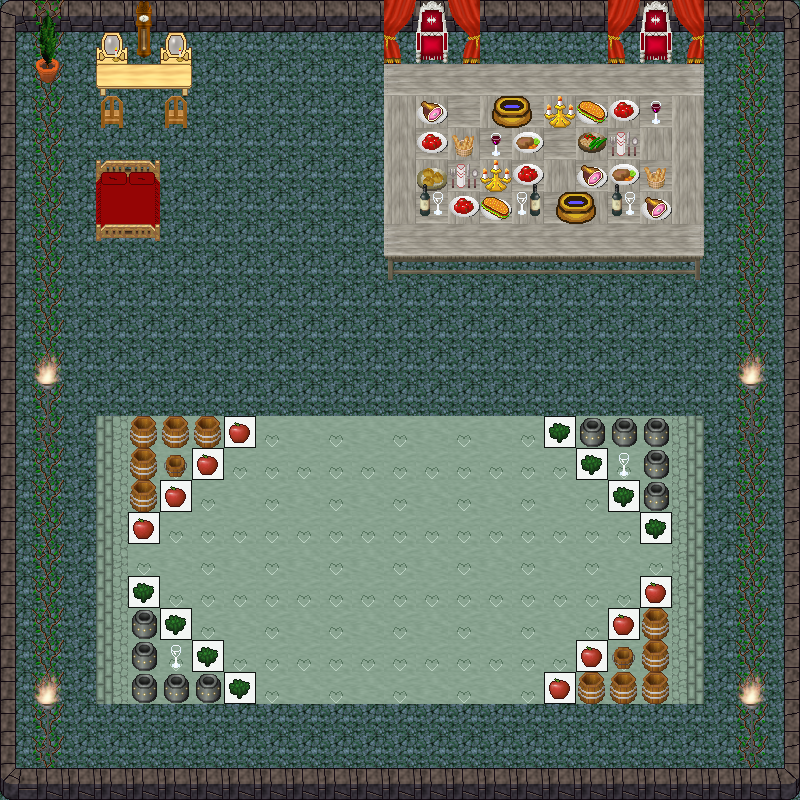

Below is a game level as drawn by its tile map, then a one-line description and the .tmx that defines it (tile-layer data replaced by summaries):
An orthogonal 25x25 tile map with 32x32 px tiles, 6 tile layers (0_floor, 1_terrain, 2_object, 3_roof, ...), 2 hidden layers not drawn, 29 tilesets.

<map version="1.9" tiledversion="1.9.2" orientation="orthogonal" renderorder="right-down" width="25" height="25" tilewidth="32" tileheight="32" infinite="0" nextlayerid="9" nextobjectid="1">
 <tileset firstgid="1" name="blue_green.png" tilewidth="32" tileheight="32" tilecount="4" columns="2">
  <image source="../../tileset/ground/indoor/blue_green.png" trans="ff00ff" width="64" height="64" />
 </tileset>
 <tileset firstgid="5" name="castle.png" tilewidth="32" tileheight="32" tilecount="320" columns="20">
  <image source="../../tileset/building/castle.png" width="640" height="512" />
 </tileset>
 <tileset firstgid="325" name="meals_1.png" tilewidth="32" tileheight="32" tilecount="2" columns="2">
  <image source="../../tileset/item/food/meals_1.png" width="64" height="32" />
 </tileset>
 <tileset firstgid="327" name="fireplace.png" tilewidth="32" tileheight="32" tilecount="9" columns="3">
  <image source="../../tileset/building/decoration/fireplace.png" width="96" height="96" />
 </tileset>
 <tileset firstgid="336" name="vine.png" tilewidth="32" tileheight="32" tilecount="3" columns="1">
  <image source="../../tileset/plant/vine.png" trans="ff00ff" width="32" height="96" />
 </tileset>
 <tileset firstgid="339" name="long_side_on_pale.png" tilewidth="32" tileheight="32" tilecount="3" columns="3">
  <image source="../../tileset/furniture/table/long_side_on_pale.png" width="96" height="32" />
 </tileset>
 <tileset firstgid="342" name="grey_pale.png" tilewidth="32" tileheight="32" tilecount="8" columns="2">
  <image source="../../tileset/furniture/table/grey_pale.png" trans="ff00ff" width="64" height="128" />
 </tileset>
 <tileset firstgid="350" name="grey_plain.png" tilewidth="32" tileheight="32" tilecount="9" columns="3">
  <image source="../../tileset/furniture/table/grey_plain.png" width="96" height="96" />
 </tileset>
 <tileset firstgid="359" name="pot_plant.png" tilewidth="32" tileheight="32" tilecount="3" columns="1">
  <image source="../../tileset/plant/indoor/pot_plant.png" width="32" height="96" />
 </tileset>
 <tileset firstgid="362" name="iron_lamp.png" tilewidth="32" tileheight="32" tilecount="3" columns="1">
  <image source="../../tileset/furniture/light/iron_lamp.png" trans="ff00ff" width="32" height="96" />
 </tileset>
 <tileset firstgid="365" name="drawer_with_mirror.png" tilewidth="32" tileheight="32" tilecount="2" columns="1">
  <image source="../../tileset/furniture/other/drawer_with_mirror.png" width="32" height="64" />
 </tileset>
 <tileset firstgid="367" name="wooden_pale.png" tilewidth="32" tileheight="32" tilecount="4" columns="2">
  <image source="../../tileset/furniture/chair/wooden_pale.png" width="64" height="64" />
 </tileset>
 <tileset firstgid="371" name="wooden_clock.png" tilewidth="32" tileheight="32" tilecount="6" columns="1">
  <image source="../../tileset/furniture/clock/wooden_clock.png" width="32" height="192" />
 </tileset>
 <tileset firstgid="377" name="barrel.png" tilewidth="32" tileheight="32" tilecount="2" columns="1">
  <image source="../../tileset/item/pot/barrel.png" width="32" height="64" />
 </tileset>
 <tileset firstgid="379" name="pot_grey.png" tilewidth="32" tileheight="32" tilecount="1" columns="1">
  <image source="../../tileset/item/pot/pot_grey.png" width="32" height="32" />
 </tileset>
 <tileset firstgid="380" name="red_wine.png" tilewidth="32" tileheight="32" tilecount="4" columns="2">
  <image source="../../tileset/item/drink/red_wine.png" width="64" height="64" />
 </tileset>
 <tileset firstgid="384" name="red_gold_gathered.png" tilewidth="32" tileheight="32" tilecount="6" columns="2">
  <image source="../../tileset/furniture/curtain/red_gold_gathered.png" width="64" height="96" />
 </tileset>
 <tileset firstgid="390" name="throne_small.png" tilewidth="32" tileheight="32" tilecount="2" columns="1">
  <image source="../../tileset/furniture/chair/throne_small.png" width="32" height="64" />
 </tileset>
 <tileset firstgid="392" name="meals_2.png" tilewidth="32" tileheight="32" tilecount="2" columns="1">
  <image source="../../tileset/item/food/meals_2.png" width="32" height="64" />
 </tileset>
 <tileset firstgid="394" name="bottle_and_glass" tilewidth="32" tileheight="32" tilecount="8" columns="4">
  <image source="../../tileset/item/drink/bottle_and_glass.png" width="128" height="64" />
 </tileset>
 <tileset firstgid="402" name="knife_spoon.png" tilewidth="32" tileheight="32" tilecount="1" columns="1">
  <image source="../../tileset/furniture/crockery/knife_spoon.png" width="32" height="32" />
 </tileset>
 <tileset firstgid="403" name="pot_golden.png" tilewidth="32" tileheight="32" tilecount="4" columns="4">
  <image source="../../tileset/item/pot/pot_golden.png" trans="ffffff" width="128" height="32" />
 </tileset>
 <tileset firstgid="407" name="candelabra.png" tilewidth="32" tileheight="32" tilecount="1" columns="1">
  <image source="../../tileset/furniture/light/candelabra.png" width="32" height="32" />
 </tileset>
 <tileset firstgid="408" name="rustic_meals.png" tilewidth="32" tileheight="32" tilecount="2" columns="2">
  <image source="../../tileset/item/food/rustic_meals.png" trans="ff00ff" width="64" height="32" />
 </tileset>
 <tileset firstgid="410" name="flames.png" tilewidth="32" tileheight="32" tilecount="6" columns="6">
  <image source="../../tileset/furniture/light/flames.png" trans="ff00ff" width="192" height="32" />
 </tileset>
 <tileset firstgid="416" name="vegetable.png" tilewidth="32" tileheight="32" tilecount="16" columns="8">
  <image source="../../tileset/logic/item/vegetable.png" width="256" height="64" />
 </tileset>
 <tileset firstgid="432" name="collision.png" tilewidth="32" tileheight="32" tilecount="1" columns="1">
  <image source="../../tileset/logic/collision.png" width="32" height="32" />
 </tileset>
 <tileset firstgid="433" name="bread" tilewidth="32" tileheight="32" tilecount="4" columns="4">
  <image source="../../tileset/item/food/bread.png" width="128" height="32" />
 </tileset>
 <tileset firstgid="437" name="double_red" tilewidth="32" tileheight="32" tilecount="8" columns="2">
  <image source="../../tileset/furniture/bed/double_red.png" width="64" height="128" />
 </tileset>
 <layer id="1" name="0_floor" width="25" height="25">
  <data>[625 cells, 625 non-empty, 6 distinct tile ids]</data>
 </layer>
 <layer id="2" name="1_terrain" width="25" height="25">
  <data>[625 cells, 221 non-empty, 27 distinct tile ids]</data>
 </layer>
 <layer id="3" name="2_object" width="25" height="25">
  <data>[625 cells, 72 non-empty, 28 distinct tile ids]</data>
 </layer>
 <layer id="4" name="3_roof" width="25" height="25">
  <data>[625 cells, 22 non-empty, 10 distinct tile ids]</data>
 </layer>
 <layer id="5" name="4_roof_add" width="25" height="25">
  <data>[625 cells, 2 non-empty, 2 distinct tile ids]</data>
 </layer>
 <layer id="6" name="objects" width="25" height="25" opacity="0.9">
  <data>[625 cells, 16 non-empty, 2 distinct tile ids]</data>
 </layer>
 <layer id="7" name="collision" width="25" height="25" visible="0" opacity="0.25">
  <data>[625 cells, 205 non-empty, 1 distinct tile ids]</data>
 </layer>
 <layer id="8" name="protection" width="25" height="25" visible="0">
  <data>[625 cells, 0 non-empty, 0 distinct tile ids]</data>
 </layer>
</map>
